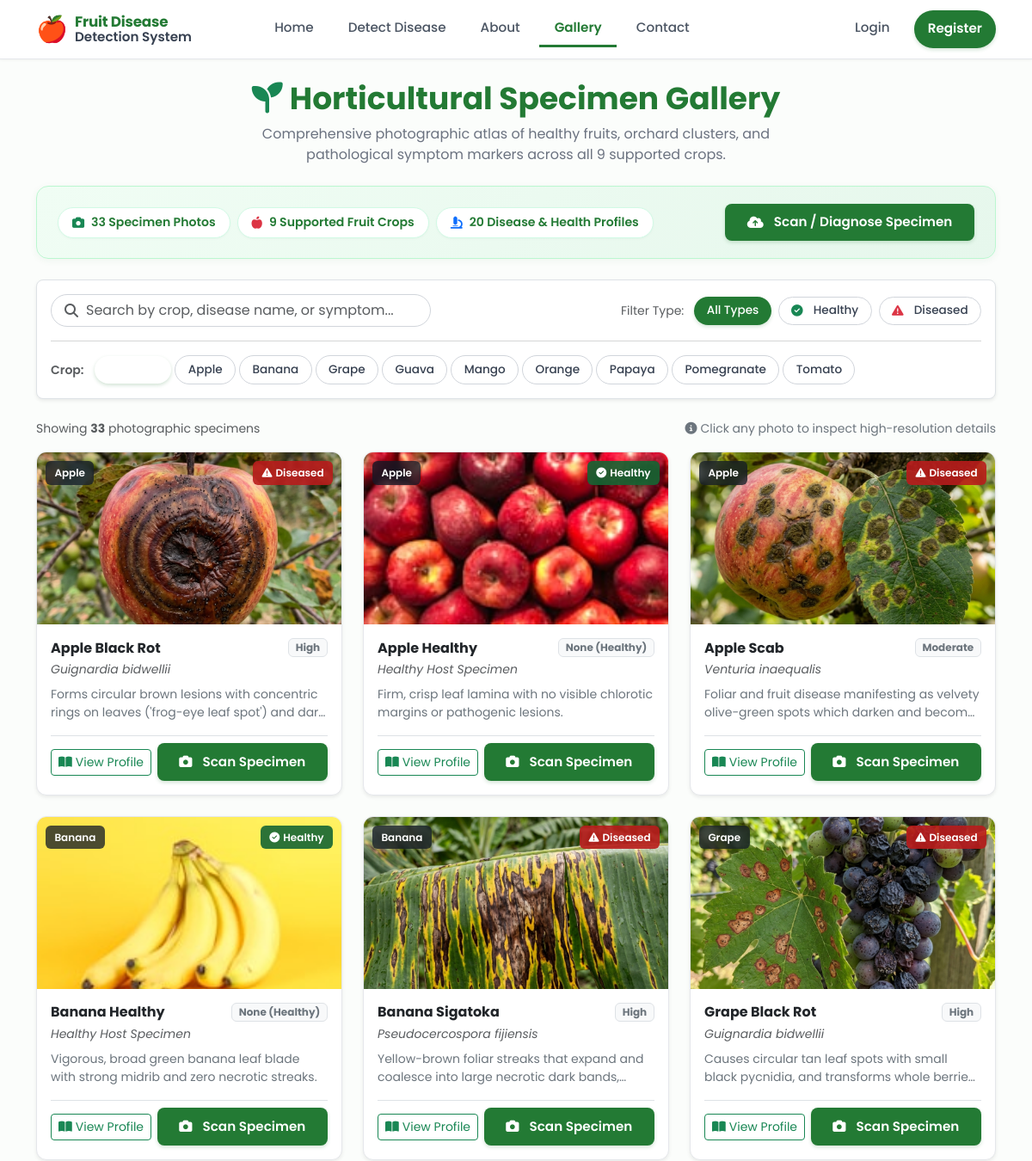
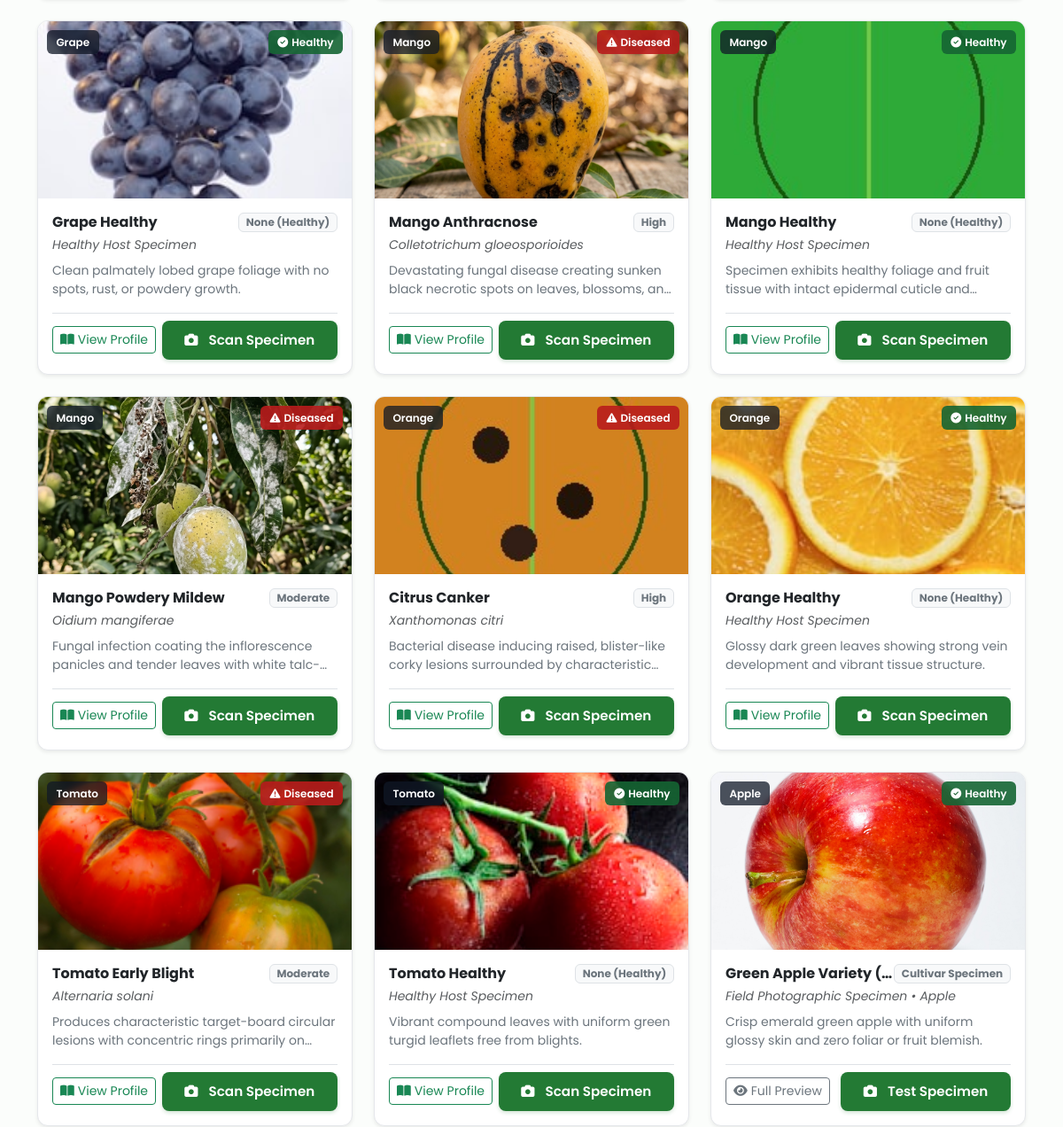
The app's page /gallery/ (upper part), older data (2 pictures, top to bottom).
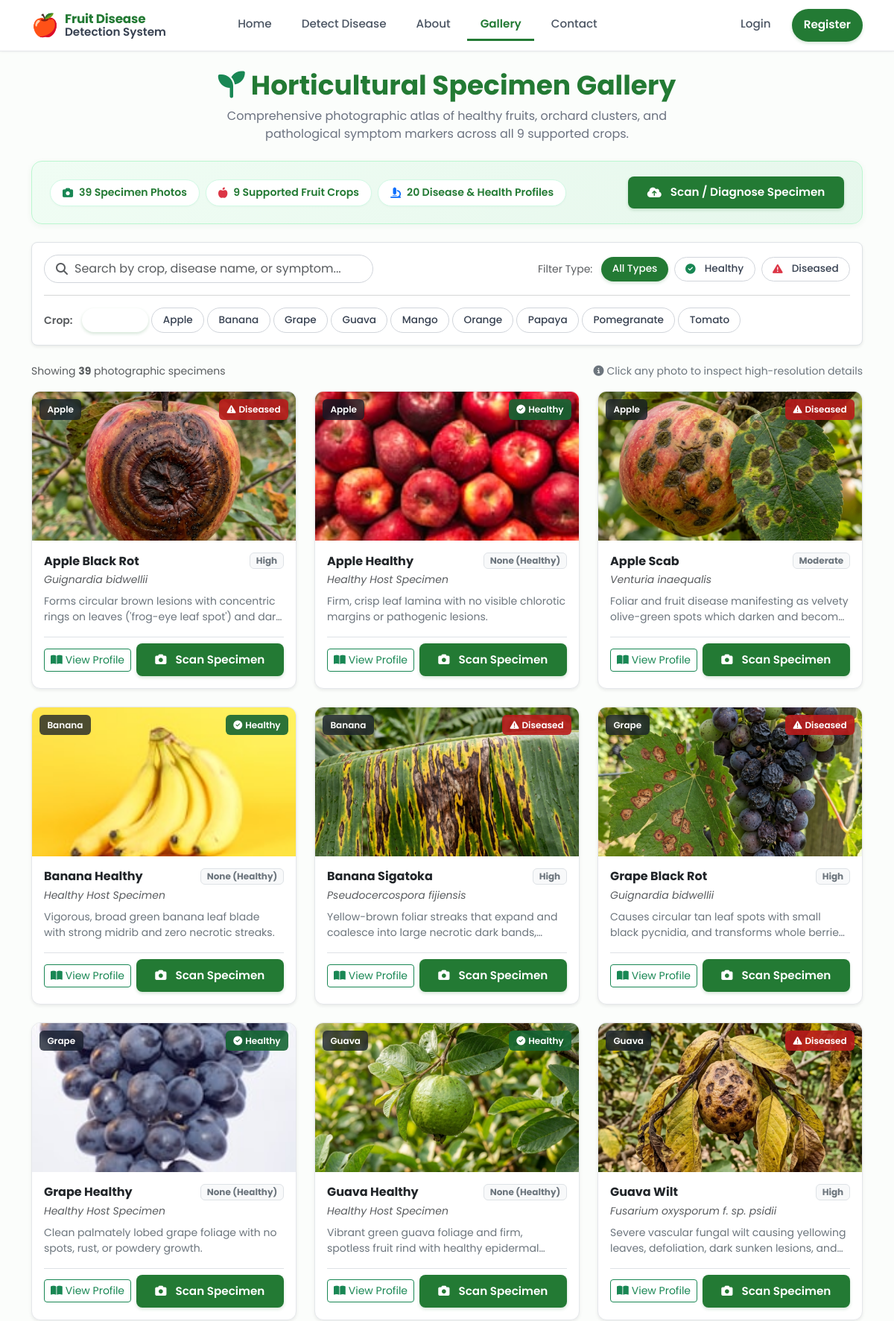
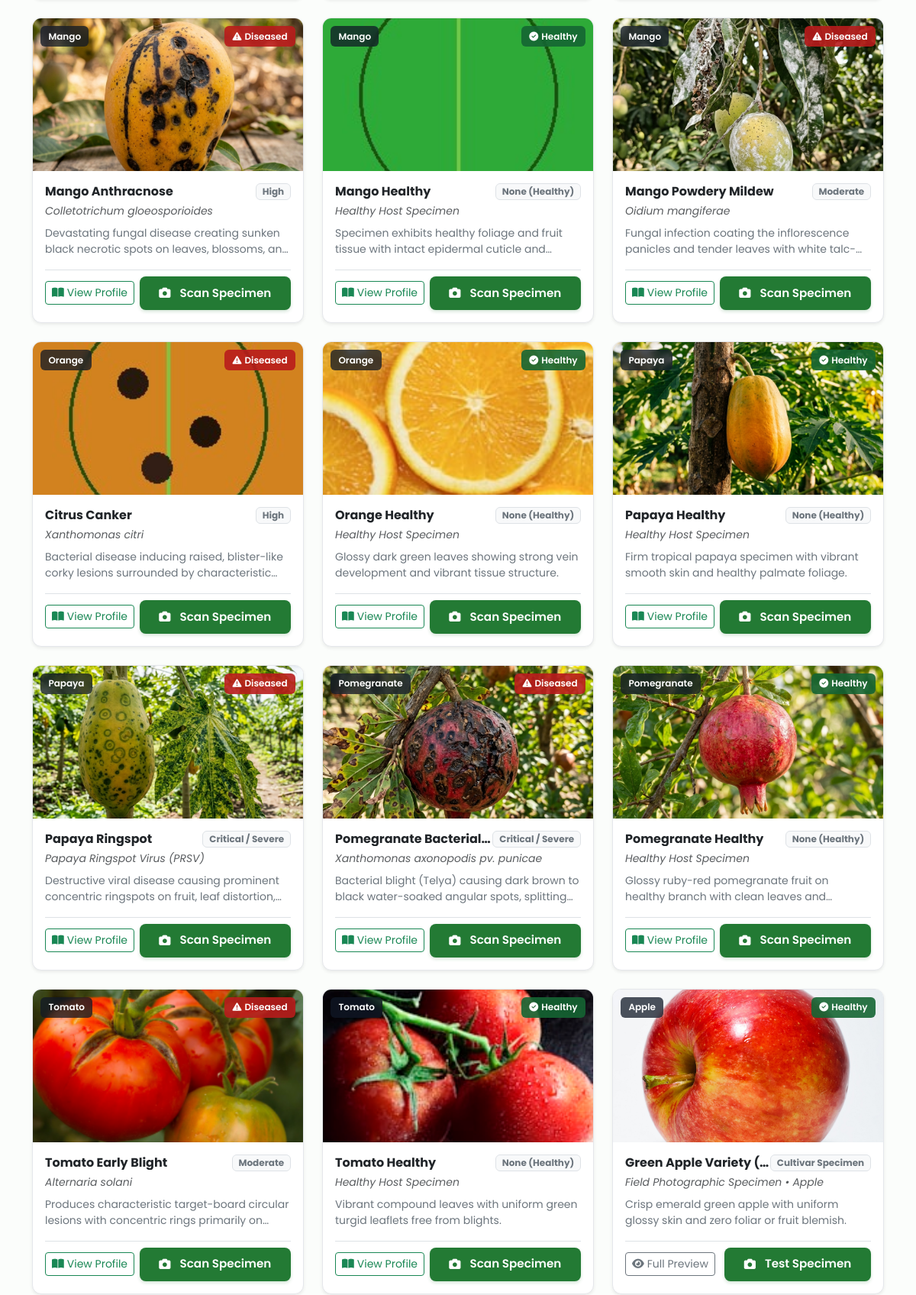
The same page, newer data (2 pictures, top to bottom).
### diseases/models.py (models this page shows, shortened)
class Disease(models.Model):
    SEVERITY_LEVELS = [
        ('healthy', 'None (Healthy)'),
        ('low', 'Low'),
        ('moderate', 'Moderate'),
        ('high', 'High'),
        ('critical', 'Critical / Severe'),
    ]
    disease_name = models.CharField(max_length=150, unique=True)
    code_name = models.CharField(max_length=100, unique=True, help_text="Dataset class key, e.g., Mango___Anthracnose")
    affected_fruit = models.ForeignKey(Fruit, on_delete=models.CASCADE, related_name='diseases')
    is_healthy = models.BooleanField(default=False)
    pathogen = models.ForeignKey(Pathogen, on_delete=models.SET_NULL, null=True, blank=True, related_name='diseases')
    pathogen_name = models.CharField(max_length=150, blank=True, default='')
    severity = models.CharField(max_length=20, choices=SEVERITY_LEVELS, default='moderate')
    environmental_condition = models.CharField(max_length=200, blank=True, default='')
    description = models.TextField()
    image = models.ImageField(upload_to='diseases/', blank=True, null=True)
    symptoms = models.ManyToManyField(Symptom, blank=True, related_name='diseases')
    environmental_factors = models.ManyToManyField(EnvironmentalFactor, blank=True, related_name='diseases')
    treatments = models.ManyToManyField(Treatment, blank=True, related_name='diseases')
    preventions = models.ManyToManyField(Prevention, blank=True, related_name='diseases')
    created_at = models.DateTimeField(auto_now_add=True)
    updated_at = models.DateTimeField(auto_now=True)
    class Meta:
        ordering = ['affected_fruit__fruit_name', 'disease_name']

### fruits/models.py (models this page shows, shortened)
class Fruit(models.Model):
    GROWTH_STAGES = [
        ('flowering', 'Flowering Stage'),
        ('fruit_set', 'Fruit Set Stage'),
        ('development', 'Fruit Development Stage'),
        ('maturation', 'Maturation / Ripening Stage'),
        ('harvest', 'Harvest / Post-Harvest Stage'),
    ]
    fruit_name = models.CharField(max_length=100, unique=True)
    scientific_name = models.CharField(max_length=150, blank=True, default='')
    variety = models.CharField(max_length=150, blank=True, default='Standard Commercial Varieties')
    varieties = models.ManyToManyField(Variety, blank=True, related_name='fruits')
    color = models.CharField(max_length=60, blank=True, default='Green / Yellow / Red')
    growth_stage = models.CharField(max_length=30, choices=GROWTH_STAGES, default='development')
    description = models.TextField(blank=True, default='')
    image = models.ImageField(upload_to='fruits/', blank=True, null=True)
    optimal_temperature = models.CharField(max_length=50, blank=True, default='20°C - 30°C')
    optimal_humidity = models.CharField(max_length=50, blank=True, default='60% - 80%')
    soil_type = models.CharField(max_length=100, blank=True, default='Well-drained loamy soil')
    created_at = models.DateTimeField(auto_now_add=True)
    updated_at = models.DateTimeField(auto_now=True)
    class Meta:
        ordering = ['fruit_name']

### detection/views.py (the view)
# urls.py: path('gallery/', GalleryView.as_view(), name='gallery'),
class GalleryView(View):
    def get(self, request):
        fruits = Fruit.objects.all().prefetch_related('diseases')
        diseases = list(Disease.objects.all().select_related('affected_fruit'))
        for d in diseases:
            if d.image:
                d.gallery_image_url = d.image.url
            else:
                d.gallery_image_url = DISEASE_IMAGE_MAP.get(
                    d.disease_name,
                    '/static/images/hero-fruits.jpg'
                )
        total_images_count = len(diseases) + len(ADDITIONAL_SPECIMENS)
        context = {
            'fruits': fruits,
            'diseases': diseases,
            'additional_specimens': ADDITIONAL_SPECIMENS,
            'total_images_count': total_images_count,
        }
        return render(request, 'gallery.html', context)

### detection/context_processors.py (called while the page is built)
def system_status(request):
    predictor = get_predictor()
    model_exists = os.path.exists(settings.SAVED_MODEL_PATH)
    owl_exists = os.path.exists(settings.OWL_FILE_PATH)
    return {
        'SYSTEM_MOCK_MODE': predictor.is_mock,
        'MODEL_FILE_EXISTS': model_exists,
        'ONTOLOGY_FILE_EXISTS': owl_exists,
        'MODEL_PATH_REL': 'model/saved_models/fruit_disease_model.h5',
        'ONTOLOGY_PATH_REL': 'ontology/fruit_disease.owl',
    }

### model/prediction/predict.py (called while the page is built, shortened)
def get_predictor() -> FruitDiseasePredictor:
    global _global_predictor
    if _global_predictor is None:
        _global_predictor = FruitDiseasePredictor()
    elif _global_predictor.is_mock and _global_predictor.model is None:
        if os.path.exists(_global_predictor.model_path):
            logger.info(
                "Retrying CNN model load (previous attempt failed, model file now found)."
            )
            _global_predictor = FruitDiseasePredictor()
    return _global_predictor

### templates/gallery.html (shortened to what the changed rows need)
{% extends 'base.html' %}
{% block content %}
<div class="container py-4">
    <div class="page-header-center mb-4">
        <h2 class="page-header-title">
            <i class="fa-solid fa-seedling text-success me-2"></i>Horticultural Specimen Gallery
        </h2>
    </div>
    <div class="gallery-stats-card mb-4">
        <div class="d-flex flex-wrap align-items-center justify-content-between gap-3">
            <div class="d-flex flex-wrap gap-2 align-items-center">
                <span class="gallery-stat-pill">
                    <i class="fa-solid fa-camera text-success"></i> {{ total_images_count|default:"39" }} Specimen Photos
                </span>
                <span class="gallery-stat-pill">
                    <i class="fa-solid fa-apple-whole text-danger"></i> 9 Supported Fruit Crops
                </span>
                <span class="gallery-stat-pill">
                    <i class="fa-solid fa-microscope text-primary"></i> 20 Disease &amp; Health Profiles
                </span>
            </div>
        </div>
    </div>
    <div class="d-flex justify-content-between align-items-center mb-3 text-muted small">
        <span id="galleryCounter">Showing <strong>{{ total_images_count|default:"39" }}</strong> photographic specimens</span>
    </div>
    <div class="row g-4" id="galleryGrid">
        {% for d in diseases %}
            <div class="col-lg-4 col-md-6 col-sm-6 gallery-item"
                 data-fruit="{{ d.affected_fruit.fruit_name }}"
                 data-status="{% if d.is_healthy %}healthy{% else %}diseased{% endif %}"
                 data-keywords="{{ d.disease_name|lower }} {{ d.affected_fruit.fruit_name|lower }} {{ d.pathogen_name|lower }} {{ d.description|lower }}">
                <div class="gallery-card shadow-sm">
                    <div class="gallery-img-wrapper">
                        <span class="badge-crop">{{ d.affected_fruit.fruit_name }}</span>
                        {% if d.is_healthy %}
                            <span class="badge-status badge-status-healthy">
                                <i class="fa-solid fa-circle-check me-1"></i>Healthy
                            </span>
                        {% else %}
                            <span class="badge-status badge-status-diseased">
                                <i class="fa-solid fa-triangle-exclamation me-1"></i>Diseased
                            </span>
                        {% endif %}
                    </div>
                    <div class="p-3 d-flex flex-column flex-grow-1">
                        <div class="d-flex justify-content-between align-items-center mb-1">
                            <h6 class="fw-bold text-dark mb-0 text-truncate" title="{{ d.disease_name }}">
                                {{ d.disease_name }}
                            </h6>
                            <span class="badge bg-light text-secondary border small">{{ d.get_severity_display|default:"Moderate" }}</span>
                        </div>
                        <p class="small text-muted mb-2 fst-italic text-truncate" title="{{ d.pathogen_name|default:'Non-pathogenic' }}">
                            {{ d.pathogen_name|default:"Non-pathogenic / Natural specimen" }}
                        </p>
                        <p class="small text-secondary mb-3 flex-grow-1" style="display: -webkit-box; -webkit-line-clamp: 2; -webkit-box-orient: vertical; overflow: hidden;">
                            {{ d.description }}
                        </p>
                        <div class="d-flex justify-content-between align-items-center pt-2 border-top">
                            <a href="{% url 'diseases:disease_detail' d.pk %}" class="btn btn-sm btn-outline-success">
                                <i class="fa-solid fa-book-open me-1"></i>View Profile
                            </a>
                            <a href="{% url 'detection:detect' %}" class="btn btn-sm btn-theme-green">
                                <i class="fa-solid fa-camera me-1"></i>Scan Specimen
                            </a>
                        </div>
                    </div>
                </div>
            </div>
        {% endfor %}
        {% for s in additional_specimens %}
            <div class="col-lg-4 col-md-6 col-sm-6 gallery-item"
                 data-fruit="{{ s.fruit }}"
                 data-status="{% if s.is_healthy %}healthy{% else %}diseased{% endif %}"
                 data-keywords="{{ s.title|lower }} {{ s.fruit|lower }} {{ s.tag|lower }} {{ s.description|lower }}">
                <div class="gallery-card shadow-sm">
                    <div class="gallery-img-wrapper">
                        <span class="badge-crop">{{ s.fruit }}</span>
                        {% if s.is_healthy %}
                            <span class="badge-status badge-status-healthy">
                                <i class="fa-solid fa-circle-check me-1"></i>Healthy
                            </span>
                        {% else %}
                            <span class="badge-status badge-status-diseased">
                                <i class="fa-solid fa-triangle-exclamation me-1"></i>Diseased
                            </span>
                        {% endif %}
                    </div>
                    <div class="p-3 d-flex flex-column flex-grow-1">
                        <div class="d-flex justify-content-between align-items-center mb-1">
                            <h6 class="fw-bold text-dark mb-0 text-truncate" title="{{ s.title }}">
                                {{ s.title }}
                            </h6>
                            <span class="badge bg-light text-secondary border small">{{ s.tag }}</span>
                        </div>
                        <p class="small text-muted mb-2 fst-italic text-truncate" title="{{ s.tag }}">
                            Field Photographic Specimen &bull; {{ s.fruit }}
                        </p>
                        <p class="small text-secondary mb-3 flex-grow-1" style="display: -webkit-box; -webkit-line-clamp: 2; -webkit-box-orient: vertical; overflow: hidden;">
                            {{ s.description }}
                        </p>
                        <div class="d-flex justify-content-between align-items-center pt-2 border-top">
                            <button type="button" class="btn btn-sm btn-outline-secondary"
                                    data-bs-toggle="modal"
                                    data-bs-target="#specimenModal"
                                    data-title="{{ s.title }}"
                                    data-fruit="{{ s.fruit }}"
                                    data-status="{% if s.is_healthy %}Healthy{% else %}Diseased{% endif %}"
                                    data-img="{{ s.image }}"
                                    data-pathogen="{{ s.tag }}"
                                    data-desc="{{ s.description }}">
                                <i class="fa-solid fa-eye me-1"></i>Full Preview
                            </button>
                            <a href="{% url 'detection:detect' %}" class="btn btn-sm btn-theme-green">
                                <i class="fa-solid fa-camera me-1"></i>Test Specimen
                            </a>
                        </div>
                    </div>
                </div>
            </div>
        {% endfor %}
    </div>
</div>
{% endblock %}

Row changes from the older to the newer data that the page shows:
added Disease: affected_fruit.fruit_name "Guava", is_healthy True (drawn), disease_name "Guava Healthy", severity "None (Healthy)", pathogen_name "Healthy Host Specimen", description "Vibrant green guava foliage and firm, spotless fruit rind with healthy…"
added Disease: affected_fruit.fruit_name "Guava", is_healthy False (drawn), disease_name "Guava Wilt", severity "High", pathogen_name "Fusarium oxysporum f. sp. psidii", description "Severe vascular fungal wilt causing yellowing leaves, defoliation, dark sunken lesions,…"
added Disease: affected_fruit.fruit_name "Papaya", is_healthy True (drawn), disease_name "Papaya Healthy", severity "None (Healthy)", pathogen_name "Healthy Host Specimen", description "Firm tropical papaya specimen with vibrant smooth skin and healthy palmate foliage."
added Disease: affected_fruit.fruit_name "Papaya", is_healthy False (drawn), disease_name "Papaya Ringspot", severity "Critical / Severe", pathogen_name "Papaya Ringspot Virus (PRSV)", description "Destructive viral disease causing prominent concentric ringspots on fruit, leaf…"
added Disease: affected_fruit.fruit_name "Pomegranate", is_healthy False (drawn), disease_name "Pomegranate Bacterial…", severity "Critical / Severe", pathogen_name "Xanthomonas axonopodis pv. punicae", description "Bacterial blight (Telya) causing dark brown to black water-soaked angular spots,…"
added Disease: affected_fruit.fruit_name "Pomegranate", is_healthy True (drawn), disease_name "Pomegranate Healthy", severity "None (Healthy)", pathogen_name "Healthy Host Specimen", description "Glossy ruby-red pomegranate fruit on healthy branch with clean leaves…"
Text that changed along with them:
{{ total_images_count|default:"39" }}: "33" → "39"
